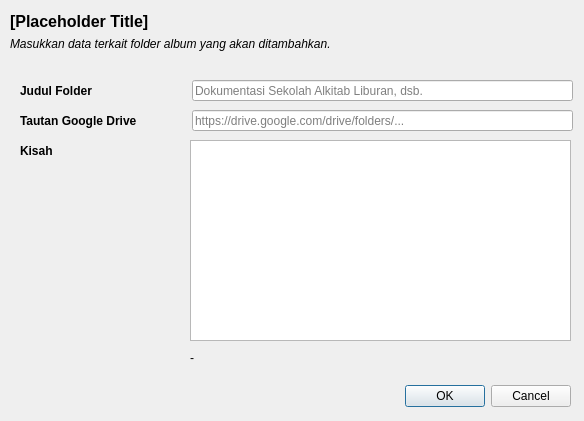
<?xml version="1.0" encoding="UTF-8"?>
<ui version="4.0">
 <class>Dialog</class>
 <widget class="QDialog" name="Dialog">
  <property name="windowModality">
   <enum>Qt::WindowModal</enum>
  </property>
  <property name="geometry">
   <rect>
    <x>0</x>
    <y>0</y>
    <width>584</width>
    <height>421</height>
   </rect>
  </property>
  <property name="windowTitle">
   <string>Tambah/Edit Formulir</string>
  </property>
  <widget class="QDialogButtonBox" name="button_box">
   <property name="geometry">
    <rect>
     <x>10</x>
     <y>380</y>
     <width>561</width>
     <height>32</height>
    </rect>
   </property>
   <property name="orientation">
    <enum>Qt::Horizontal</enum>
   </property>
   <property name="standardButtons">
    <set>QDialogButtonBox::Cancel|QDialogButtonBox::Ok</set>
   </property>
  </widget>
  <widget class="QLabel" name="app_title">
   <property name="geometry">
    <rect>
     <x>10</x>
     <y>10</y>
     <width>391</width>
     <height>21</height>
    </rect>
   </property>
   <property name="font">
    <font>
     <pointsize>12</pointsize>
     <weight>75</weight>
     <bold>true</bold>
    </font>
   </property>
   <property name="text">
    <string>[Placeholder Title]</string>
   </property>
   <property name="alignment">
    <set>Qt::AlignBottom|Qt::AlignLeading|Qt::AlignLeft</set>
   </property>
  </widget>
  <widget class="QLabel" name="app_title_2">
   <property name="geometry">
    <rect>
     <x>10</x>
     <y>30</y>
     <width>491</width>
     <height>21</height>
    </rect>
   </property>
   <property name="font">
    <font>
     <pointsize>9</pointsize>
     <weight>50</weight>
     <italic>true</italic>
     <bold>false</bold>
    </font>
   </property>
   <property name="text">
    <string>Masukkan data terkait folder album yang akan ditambahkan.</string>
   </property>
   <property name="alignment">
    <set>Qt::AlignBottom|Qt::AlignLeading|Qt::AlignLeft</set>
   </property>
  </widget>
  <widget class="QLabel" name="label">
   <property name="geometry">
    <rect>
     <x>20</x>
     <y>80</y>
     <width>161</width>
     <height>21</height>
    </rect>
   </property>
   <property name="font">
    <font>
     <weight>75</weight>
     <bold>true</bold>
    </font>
   </property>
   <property name="text">
    <string>Judul Folder</string>
   </property>
  </widget>
  <widget class="QLabel" name="label_2">
   <property name="geometry">
    <rect>
     <x>20</x>
     <y>110</y>
     <width>161</width>
     <height>21</height>
    </rect>
   </property>
   <property name="font">
    <font>
     <weight>75</weight>
     <bold>true</bold>
    </font>
   </property>
   <property name="text">
    <string>Tautan Google Drive</string>
   </property>
  </widget>
  <widget class="QLineEdit" name="field_title">
   <property name="geometry">
    <rect>
     <x>192</x>
     <y>80</y>
     <width>381</width>
     <height>21</height>
    </rect>
   </property>
   <property name="placeholderText">
    <string>Dokumentasi Sekolah Alkitab Liburan, dsb.</string>
   </property>
  </widget>
  <widget class="QLineEdit" name="field_url">
   <property name="geometry">
    <rect>
     <x>192</x>
     <y>110</y>
     <width>381</width>
     <height>21</height>
    </rect>
   </property>
   <property name="placeholderText">
    <string>https://drive.google.com/drive/folders/...</string>
   </property>
  </widget>
  <widget class="QLabel" name="label_status">
   <property name="geometry">
    <rect>
     <x>190</x>
     <y>350</y>
     <width>381</width>
     <height>16</height>
    </rect>
   </property>
   <property name="text">
    <string>-</string>
   </property>
  </widget>
  <widget class="QLabel" name="label_3">
   <property name="geometry">
    <rect>
     <x>20</x>
     <y>140</y>
     <width>161</width>
     <height>21</height>
    </rect>
   </property>
   <property name="font">
    <font>
     <weight>75</weight>
     <bold>true</bold>
    </font>
   </property>
   <property name="text">
    <string>Kisah</string>
   </property>
  </widget>
  <widget class="QPlainTextEdit" name="field_story">
   <property name="geometry">
    <rect>
     <x>190</x>
     <y>140</y>
     <width>381</width>
     <height>201</height>
    </rect>
   </property>
  </widget>
 </widget>
 <resources/>
 <connections>
  <connection>
   <sender>button_box</sender>
   <signal>accepted()</signal>
   <receiver>Dialog</receiver>
   <slot>accept()</slot>
   <hints>
    <hint type="sourcelabel">
     <x>248</x>
     <y>254</y>
    </hint>
    <hint type="destinationlabel">
     <x>157</x>
     <y>274</y>
    </hint>
   </hints>
  </connection>
  <connection>
   <sender>button_box</sender>
   <signal>rejected()</signal>
   <receiver>Dialog</receiver>
   <slot>reject()</slot>
   <hints>
    <hint type="sourcelabel">
     <x>316</x>
     <y>260</y>
    </hint>
    <hint type="destinationlabel">
     <x>286</x>
     <y>274</y>
    </hint>
   </hints>
  </connection>
 </connections>
</ui>
